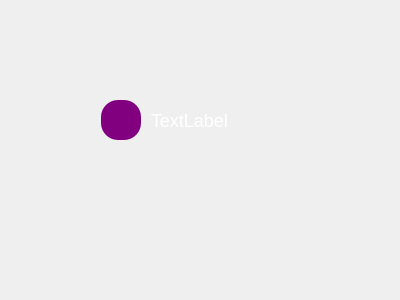
<?xml version="1.0" encoding="UTF-8"?>
<ui version="4.0">
 <class>Form</class>
 <widget class="QWidget" name="Form">
  <property name="geometry">
   <rect>
    <x>0</x>
    <y>0</y>
    <width>400</width>
    <height>300</height>
   </rect>
  </property>
  <property name="windowTitle">
   <string>Form</string>
  </property>
  <widget class="QWidget" name="horizontalLayoutWidget">
   <property name="geometry">
    <rect>
     <x>90</x>
     <y>80</y>
     <width>281</width>
     <height>80</height>
    </rect>
   </property>
   <layout class="QHBoxLayout" name="Friend">
    <property name="spacing">
     <number>10</number>
    </property>
    <property name="leftMargin">
     <number>11</number>
    </property>
    <property name="rightMargin">
     <number>11</number>
    </property>
    <item>
     <widget class="QWidget" name="wrapp" native="true">
      <property name="maximumSize">
       <size>
        <width>40</width>
        <height>40</height>
       </size>
      </property>
      <property name="styleSheet">
       <string notr="true">QWidget {
background:none;
}</string>
      </property>
      <widget class="QPushButton" name="user_logo">
       <property name="geometry">
        <rect>
         <x>0</x>
         <y>0</y>
         <width>40</width>
         <height>40</height>
        </rect>
       </property>
       <property name="maximumSize">
        <size>
         <width>40</width>
         <height>40</height>
        </size>
       </property>
       <property name="styleSheet">
        <string notr="true">background-color:purple;
border-radius:17%;
font-size:16px;
color:white;</string>
       </property>
       <property name="text">
        <string/>
       </property>
      </widget>
     </widget>
    </item>
    <item>
     <widget class="QLabel" name="user_name">
      <property name="styleSheet">
       <string notr="true">color:white;
font-size:18px;
border:none;
background-color:none;</string>
      </property>
      <property name="text">
       <string>TextLabel</string>
      </property>
     </widget>
    </item>
   </layout>
  </widget>
 </widget>
 <resources/>
 <connections/>
</ui>
